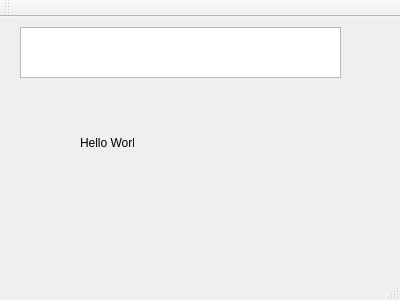
<?xml version="1.0" encoding="UTF-8"?>
<ui version="4.0">
 <class>MainWindow</class>
 <widget class="QMainWindow" name="MainWindow">
  <property name="geometry">
   <rect>
    <x>0</x>
    <y>0</y>
    <width>400</width>
    <height>300</height>
   </rect>
  </property>
  <property name="windowTitle">
   <string>MainWindow</string>
  </property>
  <widget class="QWidget" name="centralWidget">
   <widget class="QTextBrowser" name="textBrowser">
    <property name="geometry">
     <rect>
      <x>20</x>
      <y>10</y>
      <width>321</width>
      <height>51</height>
     </rect>
    </property>
   </widget>
   <widget class="QLabel" name="label">
    <property name="geometry">
     <rect>
      <x>80</x>
      <y>120</y>
      <width>54</width>
      <height>12</height>
     </rect>
    </property>
    <property name="text">
     <string>Hello World</string>
    </property>
   </widget>
  </widget>
  <widget class="QMenuBar" name="menuBar">
   <property name="geometry">
    <rect>
     <x>0</x>
     <y>0</y>
     <width>400</width>
     <height>23</height>
    </rect>
   </property>
  </widget>
  <widget class="QToolBar" name="mainToolBar">
   <attribute name="toolBarArea">
    <enum>TopToolBarArea</enum>
   </attribute>
   <attribute name="toolBarBreak">
    <bool>false</bool>
   </attribute>
  </widget>
  <widget class="QStatusBar" name="statusBar"/>
 </widget>
 <layoutdefault spacing="6" margin="11"/>
 <resources/>
 <connections/>
</ui>
